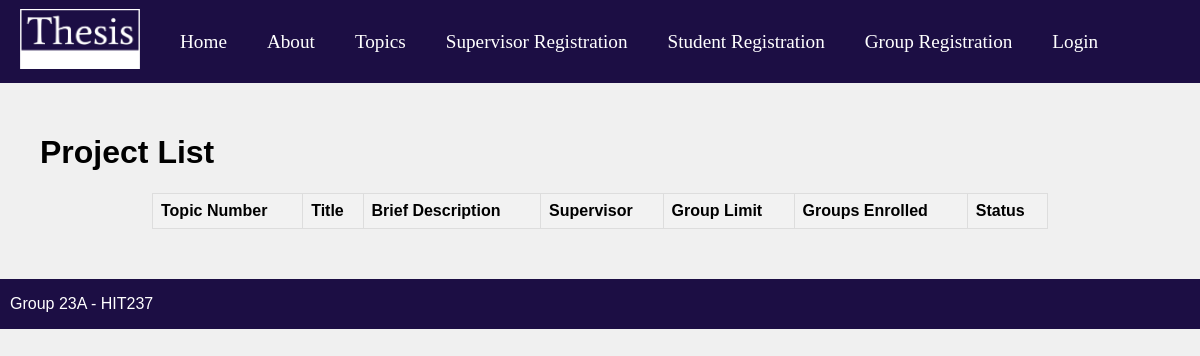
Before: /topics/ with the older database file.
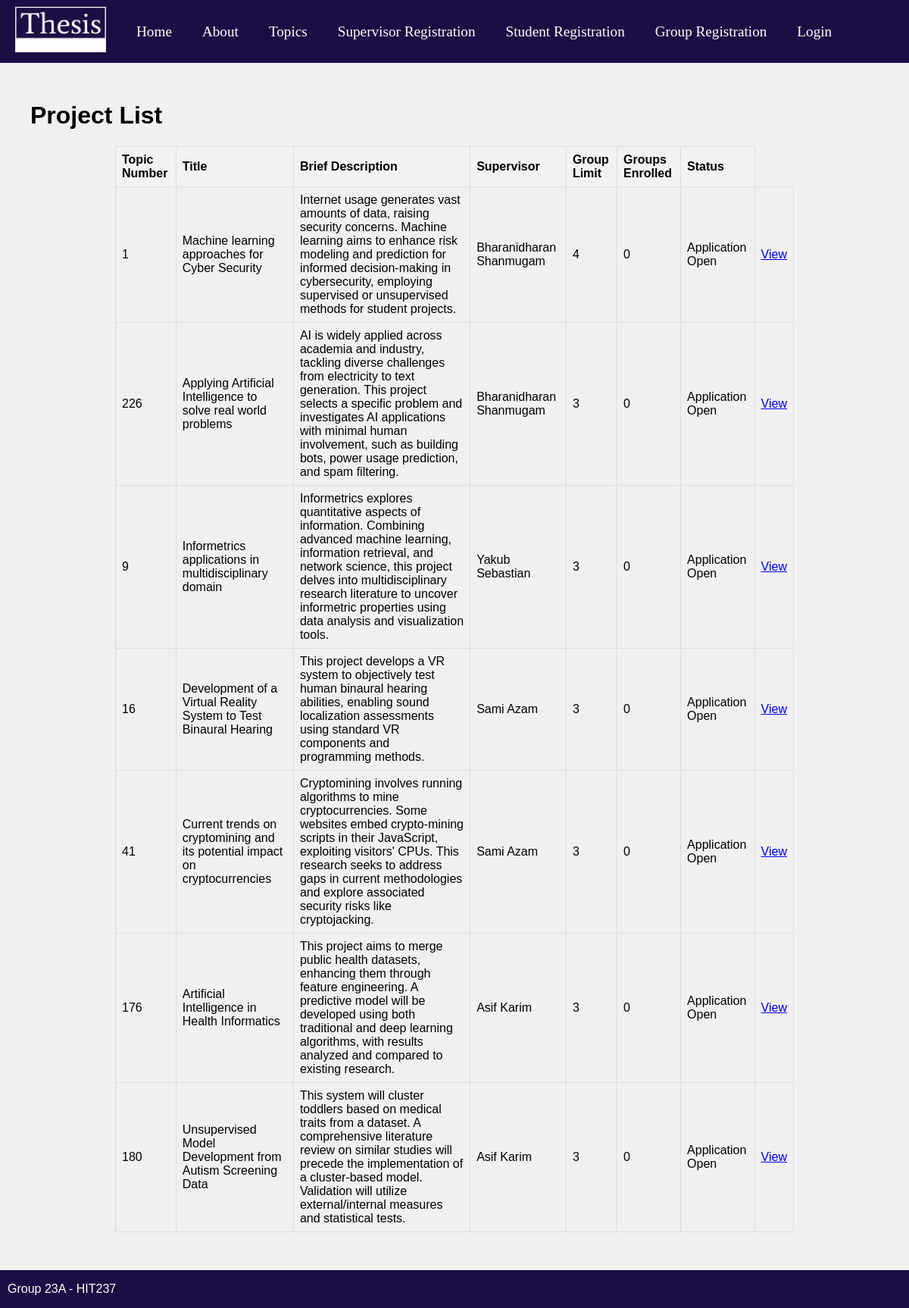
After: the same page with the newer database file.
### proj_app/models.py (models this page shows, shortened)
class Topic(models.Model):
    CATEGORY_CHOICES = [
        ('AI_ML_DS', 'Artificial Intelligence, Machine Learning and Data Science'),
        ('BIOMED', 'Biomedical Engineering and Health Informatics'),
        ('CYBER_SEC', 'Cyber Security'),
        ('ML_DS', 'Machine Learning and Data Science'),
    ]
    topicID = models.CharField(max_length=4, primary_key=True)
    title = models.CharField(max_length=90)
    description = models.CharField(max_length=1500)
    brief_description = models.CharField(max_length=700)
    category = models.CharField(max_length=80, choices=CATEGORY_CHOICES)
    supervisor = models.ForeignKey(SupervisorProfile, on_delete=models.SET_NULL, related_name='topics', null=True)
    group_limit = models.PositiveIntegerField(default=3)
    cas = models.BooleanField(default=False)
    syd = models.BooleanField(default=False)
    external = models.BooleanField(default=False)
    chem_eng = models.BooleanField(default=False)
    cns_eng = models.BooleanField(default=False)
    eee = models.BooleanField(default=False)
    mech_eng = models.BooleanField(default=False)
    cs = models.BooleanField(default=False)
    cyb_sec = models.BooleanField(default=False)
    data_sc = models.BooleanField(default=False)
    is_ds = models.BooleanField(default=False)
    seng = models.BooleanField(default=False)
    is_approved = models.BooleanField(default=False)
    removal_requested = models.BooleanField(default=False)
    pending_approval = models.BooleanField(default=False)  # New field for pending approval
    def current_group_count(self):
        return self.groups.count()

class SupervisorProfile(models.Model):
    user = models.OneToOneField(CustomUser, on_delete=models.CASCADE, primary_key=True)
    name = models.CharField(max_length=100)
    email = models.EmailField()
    def __str__(self):
        return self.name

### proj_app/views.py (the view)
# urls.py: path('topics/', views.list_topics, name='list_topics'),
def list_topics(request):
    topics = Topic.objects.filter(is_approved=True)
    return render(request, app_name +'topic_list.html', {'topics': topics})

### proj_app/templates/proj_app/topic_list.html (shortened to what this page needs)
{% extends "proj_app/site_base.html" %}
{% block page_heading %}
    <h1>Project List</h1>
{% endblock %}
{% block main_body %}
    <table>
        <thead>
            <tr>
                <th>Topic Number</th>
                <th>Title</th>
                <th>Brief Description</th>
                <th>Supervisor</th>
                <th>Group Limit</th>
                <th>Groups Enrolled</th>
                <th>Status</th>
            </tr>
        </thead>
        <tbody>
            {% for topic in topics %}
                <tr>
                    <td>{{ topic.topicID }}</td>
                    <td>{{ topic.title }}</td>
                    <td>{{ topic.brief_description }}</td>
                    <td>{{ topic.supervisor }}</td>
                    <td>{{ topic.group_limit }}</td>
                    <td>{{ topic.current_group_count }}</td>
                    <td>
                        {% if user.is_authenticated and user.user_type == 'supervisor' and topic.supervisor.user == user %}
                            {% if topic.pending_approval %}
                                Pending Approval
                            {% elif topic.removal_requested %}
                                Removal Requested
                            {% else %}
                                Approved
                            {% endif %}
                        {% else %}
                            {% if topic.current_group_count >= topic.group_limit %}
                                Group Limit Reached
                            {% else %}
                                Application Open
                            {% endif %}
                        {% endif %}
                    </td>
                    <td><a href="{% url 'view_topic' topic.topicID %}">View</a></td>
                </tr>
            {% endfor %}
        </tbody>
    </table>
{% endblock %}

### proj_app/templates/proj_app/site_base.html (shortened to what this page needs)
<!DOCTYPE html>
<html lang="en">
<head>
  {% load static %}
  <link rel="stylesheet" href="{% static 'proj_app/css/styles.css' %}">
</head>
<body>
  <nav>
    <a href="{% url 'homepage' %}"><img src="{% static 'proj_app/images/logo.png' %}" alt="Logo"></a>
    <ul>
      <li><a href="{% url 'homepage' %}">Home</a></li>
      <li><a href="{% url 'about' %}">About</a></li>
      <li><a href="{% url 'list_topics' %}">Topics</a></li>
      <li><a href="{% url 'register_supervisor' %}">Supervisor Registration</a></li>
      <li><a href="{% url 'register_student' %}">Student Registration</a></li>
      <li><a href="{% url 'register_group' %}">Group Registration</a></li>
      {% if request.user.is_authenticated %}
        <li><a href="{% url 'logout' %}">Logout</a></li>
      {% else %}
        <li><a href="{% url 'login' %}">Login</a></li>
      {% endif %}
    </ul>
  </nav>
  <main>
    {% block page_heading %}<h1>ERROR: No Heading Supplied</h1>{% endblock %}
    {% block main_body %}{% endblock %}
  </main>
  <footer>
    <p>Group 23A - HIT237</p>
  </footer>
</body>
</html>

### proj_app/static/proj_app/css/styles.css (style rules this page uses)
body { font-family: Arial, sans-serif; display: block; margin: 0; padding: 0; background-color: #f0f0f0; }
body h1 { margin-left: 20px; }
nav { background-color: #1c0e44; display: flex; align-items: center; justify-content: normal; padding: 0; overflow: auto; }
nav img { width: 120px; height: 60px; margin:9px 20px 9px 20px ; }
nav ul { display: flex; margin: 0; padding: 0; list-style: none; }
nav li { display: inline-block; margin-right: 20px; margin-left:20px; margin-bottom: 0px; }
nav a { text-decoration: none; color: #fff; font-size: 120%; font-family:'Times New Roman', Times, serif; }
footer { position: relative; bottom: 0; width: 100%; height: 50px; background-color: #1c0e44; color: #fff; display: flex; align-items: center; }
footer p { margin-left: 10px; }
ul { padding-left: 20px; text-align: left; }
li { margin-bottom: 10px; }
table { width: 80%; border-collapse: collapse; margin: 20px auto; }
th, td { border: 1px solid #ddd; padding: 8px; text-align: left; }
th { background-color: #f2f2f2; }

Changed rows visible on the page:
added Topic: topicID "1", title "Machine learning approaches for Cyber Security", brief_description "Internet usage generates vast amounts of data, raising security concerns. Machine learning aims to enhance risk modeling and prediction for informed decision-making in cybersecurity, employing supervised or unsupervised methods for student projects.", supervisor "Bharanidharan Shanmugam", group_limit "4", current_group_count "0", shows "Application Open"
added Topic: topicID "226", title "Applying Artificial Intelligence to solve real world problems", brief_description "AI is widely applied across academia and industry, tackling diverse challenges from electricity to text generation. This project selects a specific problem and investigates AI applications with minimal human involvement, such as building bots, power usage prediction, and spam filtering.", supervisor "Bharanidharan Shanmugam", group_limit "3", current_group_count "0", shows "Application Open"
added Topic: topicID "9", title "Informetrics applications in multidisciplinary domain", brief_description "Informetrics explores quantitative aspects of information. Combining advanced machine learning, information retrieval, and network science, this project delves into multidisciplinary research literature to uncover informetric properties using data analysis and visualization tools.", supervisor "Yakub Sebastian", group_limit "3", current_group_count "0", shows "Application Open"
added Topic: topicID "16", title "Development of a Virtual Reality System to Test Binaural Hearing", brief_description "This project develops a VR system to objectively test human binaural hearing abilities, enabling sound localization assessments using standard VR components and programming methods.", supervisor "Sami Azam", group_limit "3", current_group_count "0", shows "Application Open"
added Topic: topicID "41", title "Current trends on cryptomining and its potential impact on cryptocurrencies", brief_description "Cryptomining involves running algorithms to mine cryptocurrencies. Some websites embed crypto-mining scripts in their JavaScript, exploiting visitors' CPUs. This research seeks to address gaps in current methodologies and explore associated security risks like cryptojacking.", supervisor "Sami Azam", group_limit "3", current_group_count "0", shows "Application Open"
added Topic: topicID "176", title "Artificial Intelligence in Health Informatics", brief_description "This project aims to merge public health datasets, enhancing them through feature engineering. A predictive model will be developed using both traditional and deep learning algorithms, with results analyzed and compared to existing research.", supervisor "Asif Karim", group_limit "3", current_group_count "0", shows "Application Open"
added Topic: topicID "180", title "Unsupervised Model Development from Autism Screening Data", brief_description "This system will cluster toddlers based on medical traits from a dataset. A comprehensive literature review on similar studies will precede the implementation of a cluster-based model. Validation will utilize external/internal measures and statistical tests.", supervisor "Asif Karim", group_limit "3", current_group_count "0", shows "Application Open"
